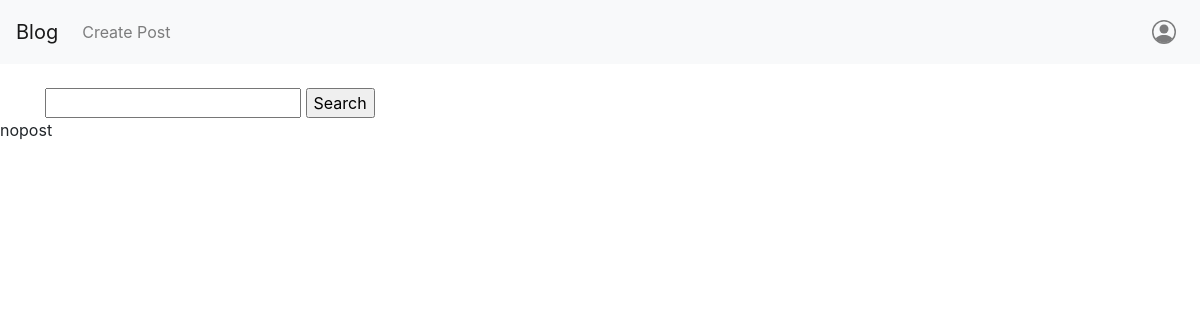
/, run on an earlier commit of the app's database.
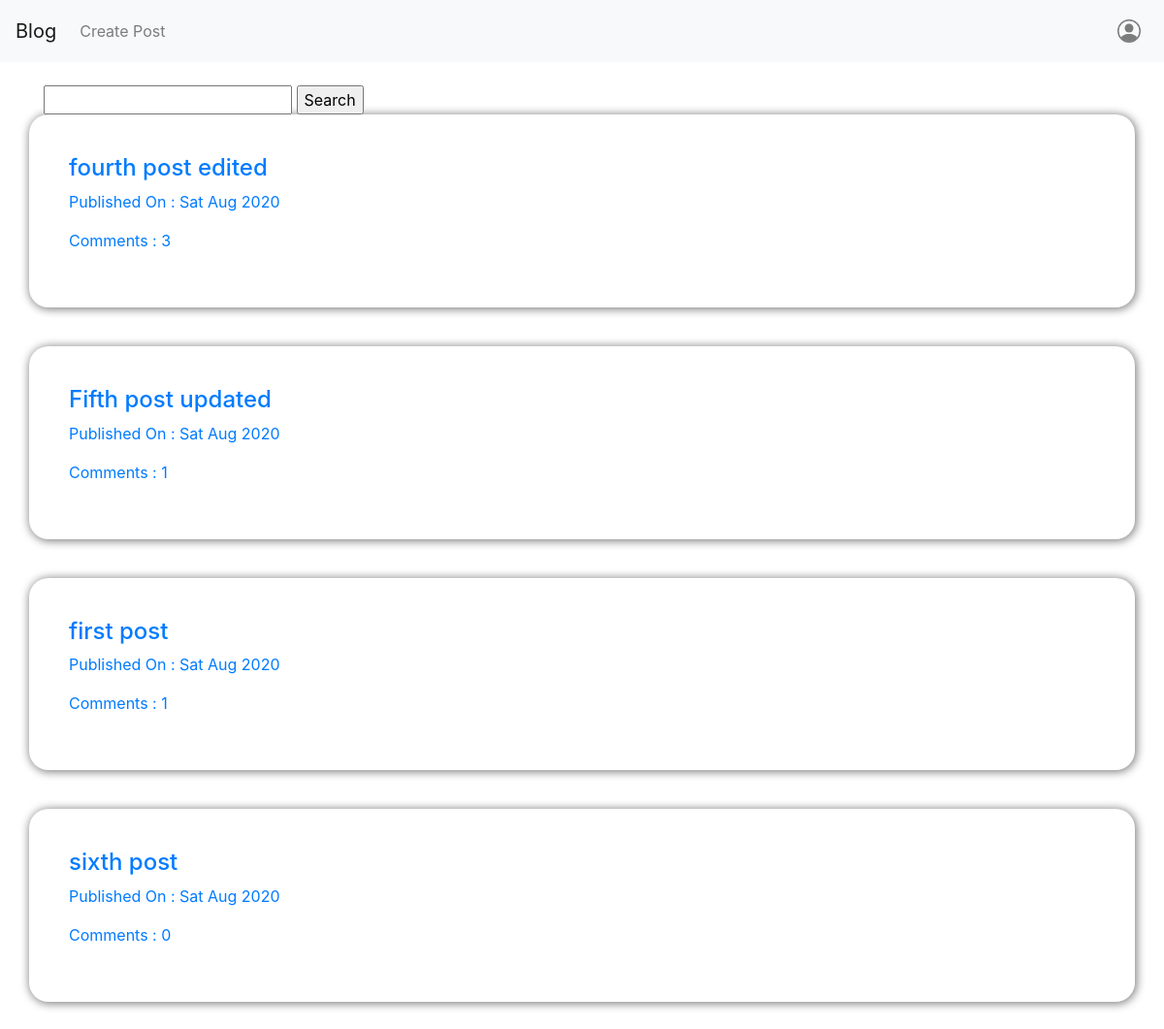
And on a later commit of the database.
### blog_app/models.py (models this page shows, shortened)
class Post(models.Model):
    title = models.CharField(max_length = 264)
    author = models.ForeignKey(User)
    text = models.TextField(null=True)
    created_date = models.DateField(default = timezone.now)
    published_date = models.DateField(blank = True,null = True)
    def approved_comments(self):
        return self.comments.filter(approved_comment = True)

### blog_app/views.py (the view)
# urls.py: url(r'^$', views.PostListView.as_view(),name='post_list'),
class PostListView(ListView):
    model = Post
    def get_queryset(self):
        return Post.objects.filter(published_date__lte=timezone.now()).order_by('-published_date')

### blog_app/templates/blog_app/post_list.html (shortened to what this page needs)
{% extends 'blog_app/base.html' %}
{% block content %}
    <div class="container">
        <form action="{% url 'blog_app:search' %}" method="GET">
            <input type="text" name="search">
            <input type="submit" value="Search">
        </form>
    </div>
    {% if post_list|length <= 0 %}
        <p>nopost</p>
    {% endif %}
    {% for post in post_list %}
        <div class="post_div container-sm">
            <a href="{% url 'blog_app:post_detail' pk=post.id %}">
                <div class="">
                    <h4>{{post.title|safe|linebreaksbr}}</h4>
                    <p>Published On : {{post.published_date|date:"D M Y"}}</p>
                    <p>Comments : {{post.approved_comments.count}}</p>
                </div>
            </a>
        </div>
    {% endfor%}
{% endblock %}

### blog_app/templates/blog_app/base.html (shortened to what this page needs)
<!DOCTYPE html>
{% load staticfiles %}
<html>
<head>
    <link rel="stylesheet" href="https://maxcdn.bootstrapcdn.com/bootstrap/4.5.2/css/bootstrap.min.css">
    <link rel="stylesheet" href="//cdn.jsdelivr.net/npm/medium-editor@latest/dist/css/medium-editor.min.css" type="text/css" media="screen" charset="utf-8">
    <link rel="stylesheet" href="{% static 'css/blog_app.css' %}">
</head>
<body>
    <nav class="navbar navbar-expand-lg navbar-light bg-light">
        <a class="navbar-brand" href="{% url 'blog_app:post_list'%}">Blog</a>
        <div class="collapse navbar-collapse" id="navbarNavAltMarkup">
            <div class="navbar-nav">
            <a class="nav-item nav-link" href="{% url 'blog_app:post_create' %}">Create Post <span class="sr-only">(current)</span></a>
            </div>
        </div>
        <nav class="nav navbar-nav navbar-right">
            {% if not user.is_authenticated %}
            <a class="nav-item nav-link" href="{% url 'login' %}">
            </a>
            {% endif %}
        </nav>
    </nav>
    <br>
    {% block content %}
    {% endblock %}
</body>
</html>

### blog_app/static/css/blog_app.css (style rules this page uses)
.post_div { border: 1px solid transparent; box-shadow: 1px 1px 10px 1px grey; padding: 40px; margin: auto; margin-bottom: 40px; border-radius: 20px; }

What changed in the data, as far as the page shows it:
added Post: title "fourth post edited", published_date "Sat Aug 2020", approved_comments.count "3"
added Post: title "Fifth post updated", published_date "Sat Aug 2020", approved_comments.count "1"
added Post: title "first post", published_date "Sat Aug 2020", approved_comments.count "1"
added Post: title "sixth post", published_date "Sat Aug 2020", approved_comments.count "0"
Also different on the page:
text no longer shown: "nopost"
